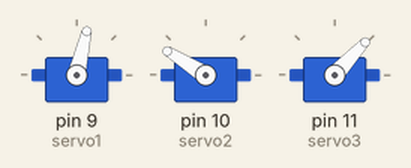
Recording of a sketch running on a simulated Arduino Uno, built with avr-gcc and run on an emulated ATmega328P. Parts: 3 × servo.

Above: at 2.75 s.
At 4.38 s:
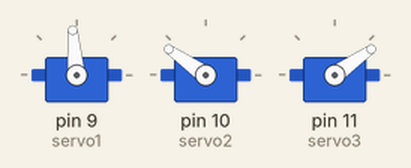
At 11.76 s:
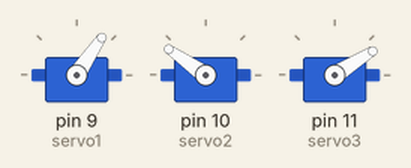
At 19.36 s:
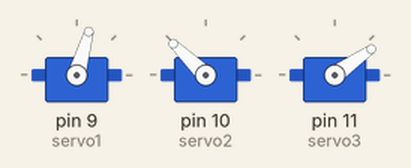
At 29.93 s:
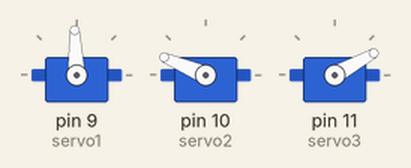
At 36.66 s:
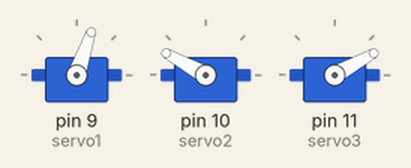
Timing chart, 0 to 40.0 s (numbered marks = the images above):
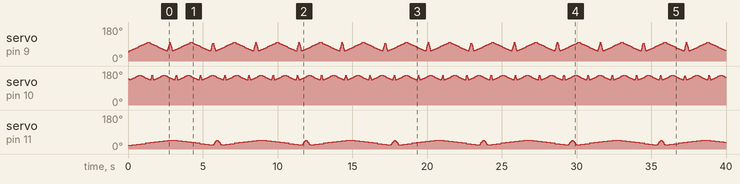

The sketch:

sweepTest3_withoutDelay_withPots_2022.ino
```cpp
#include <Servo.h>

Servo servo1;
Servo servo2;
Servo servo3;
//=================
//pots
int pot1 = A0;
int pot2 = A1;
int pot3 = A2;
int pot4 = A3;
int joy1 = A4;
int joy2 = A5;

int pot1Value;
int pot2Value;
int pot3Value;
int pot4Value;
int joy1Value;// up/down
int joy2Value;// left/right


const int servo1MinDegrees = 50;
const int servo1MaxDegrees = 100;
const int servo2MinDegrees = 130;
const int servo2MaxDegrees = 160;
const int servo3MinDegrees = 20;
const int servo3MaxDegrees = 50;
//...............................................................................................
int servo1Pos = 50;     // the current angle of the servo - starting at 50.
int servo1SlowInterval = 80; // millisecs between servo moves
int servo1FastInterval = 10;
int servo1Interval = servo1SlowInterval; // initial millisecs between servo moves
int servo1Degrees = 3;       // amount servo moves at each step

int servo2Pos = 130;     // the current angle of the servo - starting at 130.
int servo2SlowInterval = 80; // millisecs between servo moves
int servo2FastInterval = 10;
int servo2Interval = servo2SlowInterval; // initial millisecs between servo moves
int servo2Degrees = 3;       // amount servo moves at each step

int servo3Pos = 20;     // the current angle of the servo - starting at 20.
int servo3SlowInterval = 300; // millisecs between servo moves
int servo3FastInterval = 30;
int servo3Interval = servo3SlowInterval; // initial millisecs between servo moves
int servo3Degrees = 3;       // amount servo moves at each step
//..................................................................................................

unsigned long currentMillis1 = 0;    // stores the value of millis() in each iteration of loop()
unsigned long currentMillis2 = 0;    // stores the value of millis() in each iteration of loop()
unsigned long currentMillis3 = 0;    // stores the value of millis() in each iteration of loop()


unsigned long previousServo1Millis = 0; // the time when the servo was last moved
unsigned long previousServo2Millis = 0; // the time when the servo was last moved
unsigned long previousServo3Millis = 0; // the time when the servo was last moved


void setup() {
  Serial.begin(9600);
  servo1.attach(9);
  servo2.attach(10);
  servo3.attach(11);

   servo1.write(50);    // 50-100
  servo2.write(140);  //140 - 170
  servo3.write(20); //20 -70


}

void loop() {

 //joy1Value = analogRead(joy1);
//joy2Value = analogRead(joy2);
//Serial.print("joy1Value = "); Serial.println(joy1Value);

  //currentMillis1 = millis();
  //currentMillis2 = millis();
  //currentMillis3 = millis();
  servoSweep();


}


//========================================START
void servoSweep() {
 currentMillis1 = millis();
  currentMillis2 = millis();
  currentMillis3 = millis();

  //==================================START SERVO1 IF STATEMENTS
  if (currentMillis1 - previousServo1Millis >= servo1Interval) {
    previousServo1Millis += servo1Interval;
    servo1Pos = servo1Pos + servo1Degrees;
    if (servo1Pos <= servo1MinDegrees) {
      if (servo1Interval == servo1SlowInterval) {
        servo1Interval = servo1FastInterval;
      }
      else {
        servo1Interval = servo1SlowInterval;
      }
    }
    if ((servo1Pos >= servo1MaxDegrees) || (servo1Pos <= servo1MinDegrees))  {
      servo1Degrees = - servo1Degrees; // reverse direction
      servo1Pos = servo1Pos + servo1Degrees;
    }
    servo1.write(servo1Pos);
  }

  //=========================================END SERVO1 IF STATEMENTS
  //==================================START SERVO2 IF STATEMENTS
  if (currentMillis2 - previousServo2Millis >= servo2Interval) {
    previousServo2Millis += servo2Interval;
    servo2Pos = servo2Pos + servo2Degrees;
    if (servo2Pos <= servo2MinDegrees) {
      if (servo2Interval == servo2SlowInterval) {
        servo2Interval = servo2FastInterval;
      }
      else {
        servo2Interval = servo2SlowInterval;
      }
    }
    if ((servo2Pos >= servo2MaxDegrees) || (servo2Pos <= servo2MinDegrees))  {
      servo2Degrees = - servo2Degrees; // reverse direction
      servo2Pos = servo2Pos + servo2Degrees;
    }
    servo2.write(servo2Pos);
  }

  //=========================================END SERVO2 IF STATEMENTS
  //==================================START SERVO3 IF STATEMENTS
  if (currentMillis3 - previousServo3Millis >= servo3Interval) {
    previousServo3Millis += servo3Interval;
    servo3Pos = servo3Pos + servo3Degrees;
    if (servo3Pos <= servo3MinDegrees) {
      if (servo3Interval == servo3SlowInterval) {
        servo3Interval = servo3FastInterval;
      }
      else {
        servo3Interval = servo3SlowInterval;
      }
    }
    if ((servo3Pos >= servo3MaxDegrees) || (servo3Pos <= servo3MinDegrees))  {
      servo3Degrees = - servo3Degrees; // reverse direction
      servo3Pos = servo3Pos + servo3Degrees;
    }
    servo3.write(servo3Pos);
  }

  //=========================================END SERVO3 IF STATEMENTS

}

//========================================END
```

Measured:
- by itself, servo on pin 11 (servo3): moves between 23° and 47°, repeating every 5.9 s
